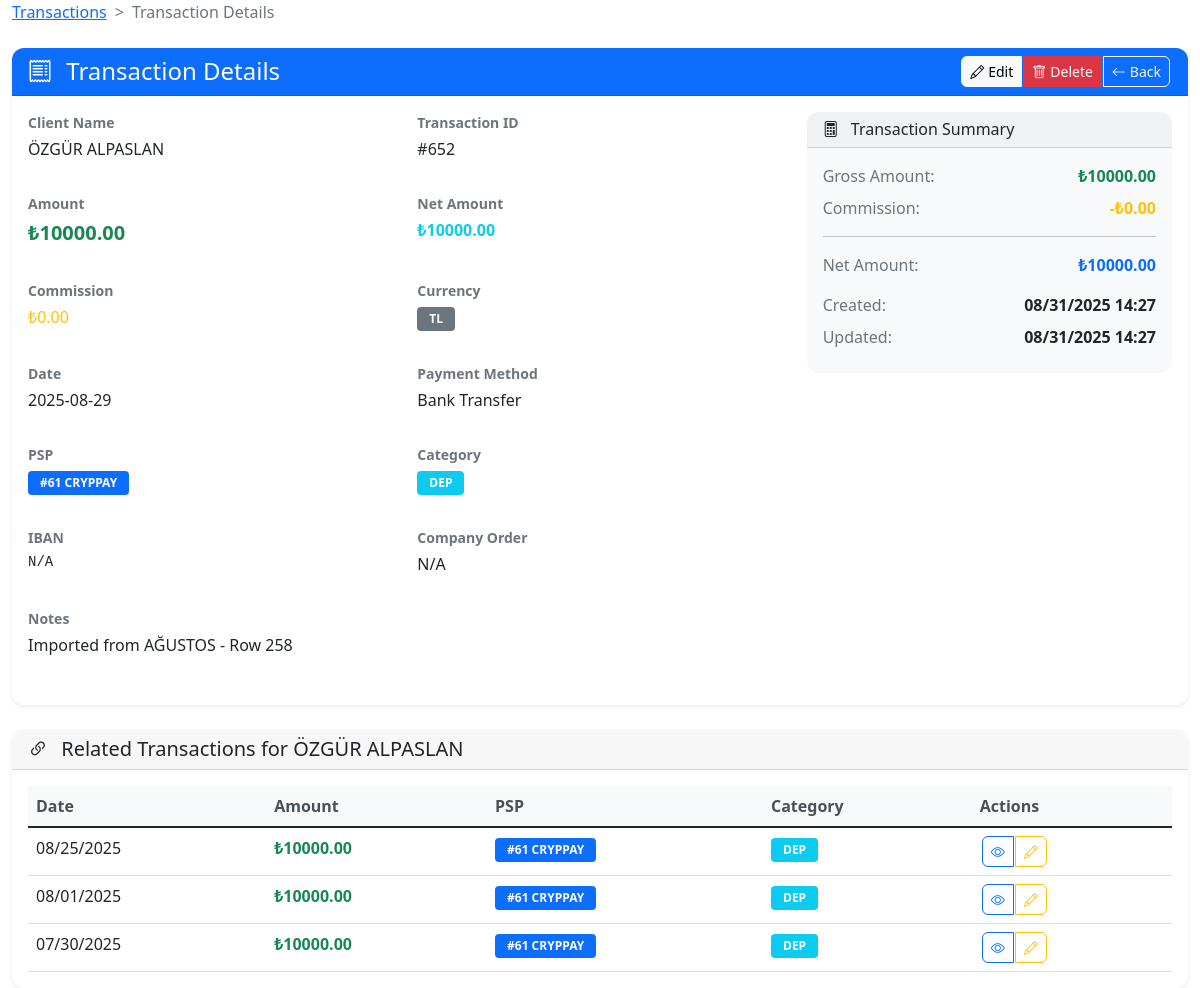
Page /view/652 (signed in) on the committed database.
### app/models/transaction.py (models this page shows, shortened)
class Transaction(db.Model):
    __tablename__ = 'transaction'  # Keep original name to match database
    id = db.Column(db.Integer, primary_key=True)
    client_name = db.Column(db.String(100), nullable=False)
    company = db.Column(db.String(100))
    payment_method = db.Column(db.String(50))
    date = db.Column(db.Date, nullable=False)
    category = db.Column(db.String(50))
    amount = db.Column(db.Numeric(15, 2), nullable=False)
    commission = db.Column(db.Numeric(15, 2), default=0.0)
    net_amount = db.Column(db.Numeric(15, 2), nullable=False)
    currency = db.Column(db.String(10), default='TL')
    psp = db.Column(db.String(50))
    notes = db.Column(db.Text)
    amount_try = db.Column(db.Numeric(15, 2), nullable=True)
    commission_try = db.Column(db.Numeric(15, 2), nullable=True)
    net_amount_try = db.Column(db.Numeric(15, 2), nullable=True)
    exchange_rate = db.Column(db.Numeric(10, 4), nullable=True)
    created_at = db.Column(db.DateTime, default=lambda: datetime.now(timezone.utc))
    updated_at = db.Column(db.DateTime, default=lambda: datetime.now(timezone.utc), onupdate=lambda: datetime.now(timezone.utc))
    created_by = db.Column(db.Integer, db.ForeignKey('user.id'))
    __table_args__ = (
        db.Index('idx_transaction_date', 'date'),
        db.Index('idx_transaction_client', 'client_name'),
        db.Index('idx_transaction_company', 'company'),
        db.Index('idx_transaction_psp', 'psp'),
        db.Index('idx_transaction_category', 'category'),
        db.Index('idx_transaction_currency', 'currency'),
        db.Index('idx_transaction_created_at', 'created_at'),
        db.Index('idx_transaction_created_by', 'created_by'),
        db.Index('idx_transaction_date_psp', 'date', 'psp'),
        db.Index('idx_transaction_date_category', 'date', 'category'),
        db.Index('idx_transaction_date_currency', 'date', 'currency'),
        db.Index('idx_transaction_psp_category', 'psp', 'category'),
        db.Index('idx_transaction_created_by_date', 'created_by', 'date'),
        db.Index('idx_transaction_date_psp_category', 'date', 'psp', 'category'),
        db.Index('idx_transaction_date_currency_psp', 'date', 'currency', 'psp'),
    )
    user = db.relationship('User', backref=db.backref('transactions', lazy=True))

### app/routes/transactions.py (the view)
@transactions_bp.route('/view/<int:transaction_id>')
@login_required
def view_transaction(transaction_id):
    transaction = Transaction.query.get_or_404(transaction_id)
    related_transactions = Transaction.query.filter_by(
        client_name=transaction.client_name
    ).filter(
        Transaction.id != transaction_id
    ).order_by(desc(Transaction.date)).limit(5).all()
    return render_template('view_transaction.html',
                         transaction=transaction,
                         related_transactions=related_transactions)

### app/__init__.py (called while the page is built)
    def get_stats(self):
        total = self._stats['hits'] + self._stats['misses']
        hit_rate = (self._stats['hits'] / total * 100) if total > 0 else 0
        return {
            'hits': self._stats['hits'],
            'misses': self._stats['misses'],
            'sets': self._stats['sets'],
            'deletes': self._stats['deletes'],
            'total_requests': self._stats['total_requests'],
            'hit_rate': round(hit_rate, 2),
            'cache_size': len(self._cache),
            'max_size': self._max_size
        }

### app/services/background_service.py (called while the page is built)
    def is_connected(self) -> bool:
        return self.connected and self.celery is not None

### app/services/csrf_fix_service.py (called while the page is built)
def get_csrf_token():
    return csrf_fix_service.get_csrf_token_for_template()

    def _ensure_session_initialized(self):
        try:
            if has_request_context():
                if 'csrf_token' not in session:
                    session['csrf_token'] = None
                    session.modified = True
                    logger.debug("Session initialized for CSRF")
                if not session.modified:
                    session.modified = True
                session.permanent = True
                session.modified = True
        except Exception as e:
            logger.error(f"Failed to initialize session for CSRF: {str(e)}")

    def get_csrf_token_for_template(self) -> str:
        return self.generate_safe_csrf_token()

### app/services/enhanced_database_monitor.py (called while the page is built)
    def add_query(self, query: str, params: tuple, duration: float,
                  stack_trace: str = None, error: Exception = None):
        query_info = {
            'timestamp': datetime.now(timezone.utc),
            'query': query,
            'params': params,
            'duration': duration,
            'stack_trace': stack_trace,
            'error': str(error) if error else None,
            'error_type': type(error).__name__ if error else None
        }
        with self.lock:
            self.queries.append(query_info)
            self.query_stats[query] += 1
            self.total_execution_time += duration
            if duration > self.slow_query_threshold:
                self.slow_queries.append(query_info)

### app/services/redis_service.py (called while the page is built, shortened)
    def is_connected(self) -> bool:
        if not self.connected or not self.redis_client:
            return False

### app/utils/enhanced_logger.py (called while the page is built)
def get_enhanced_logger(name: str = "PipLinePro") -> EnhancedLogger:
    global _enhanced_logger
    if _enhanced_logger is None:
        _enhanced_logger = EnhancedLogger(name)
    return _enhanced_logger

### templates/view_transaction.html (shortened to what this page needs)
<!DOCTYPE html>
<html>
<head>
    <link href="https://cdn.jsdelivr.net/npm/bootstrap@5.1.3/dist/css/bootstrap.min.css" rel="stylesheet">
    <link href="https://cdn.jsdelivr.net/npm/bootstrap-icons@1.7.2/font/bootstrap-icons.css" rel="stylesheet">
</head>
<body>
<div class="container-fluid">
  <div class="row">
    <div class="col-12">
      <nav aria-label="breadcrumb" class="mb-4">
        <ol class="breadcrumb">
          <li class="breadcrumb-item"><a href="{{ url_for('transactions.clients') }}">Transactions</a></li>
          <li class="breadcrumb-item active" aria-current="page">Transaction Details</li>
        </ol>
      </nav>
      <div class="card shadow-sm">
        <div class="card-header bg-primary text-white">
          <div class="d-flex justify-content-between align-items-center">
            <h4 class="mb-0">
              <i class="bi bi-receipt me-2"></i>
              Transaction Details
            </h4>
            <div class="btn-group">
              <a href="{{ url_for('transactions.edit_transaction', id=transaction.id) }}"
                 class="btn btn-light btn-sm">
                <i class="bi bi-pencil me-1"></i>Edit
              </a>
              <button type="button" class="btn btn-danger btn-sm" onclick="deleteTransaction();">
                <i class="bi bi-trash me-1"></i>Delete
              </button>
              <a href="{{ url_for('transactions.clients') }}"
                 class="btn btn-outline-light btn-sm">
                <i class="bi bi-arrow-left me-1"></i>Back
              </a>
            </div>
          </div>
        </div>
        <div class="card-body">
          <div class="row">
            <div class="col-lg-8">
              <div class="row">
                <div class="col-md-6 mb-3">
                  <div class="detail-group">
                    <label class="detail-label">Client Name</label>
                    <div class="detail-value">{{ transaction.client_name }}</div>
                  </div>
                </div>
                <div class="col-md-6 mb-3">
                  <div class="detail-group">
                    <label class="detail-label">Transaction ID</label>
                    <div class="detail-value">#{{ transaction.id }}</div>
                  </div>
                </div>
                <div class="col-md-6 mb-3">
                  <div class="detail-group">
                    <label class="detail-label">Amount</label>
                    <div class="detail-value text-success fw-bold fs-5">
                      ₺{{ transaction.amount }}
                    </div>
                  </div>
                </div>
                <div class="col-md-6 mb-3">
                  <div class="detail-group">
                    <label class="detail-label">Net Amount</label>
                    <div class="detail-value text-info fw-bold">
                      ₺{{ transaction.net_amount }}
                    </div>
                  </div>
                </div>
                <div class="col-md-6 mb-3">
                  <div class="detail-group">
                    <label class="detail-label">Commission</label>
                    <div class="detail-value text-warning">
                      ₺{{ transaction.commission }}
                    </div>
                  </div>
                </div>
                <div class="col-md-6 mb-3">
                  <div class="detail-group">
                    <label class="detail-label">Currency</label>
                    <div class="detail-value">
                      <span class="badge bg-secondary">{{ transaction.currency }}</span>
                    </div>
                  </div>
                </div>
                <div class="col-md-6 mb-3">
                  <div class="detail-group">
                    <label class="detail-label">Date</label>
                    <div class="detail-value">{{ transaction.date }}</div>
                  </div>
                </div>
                <div class="col-md-6 mb-3">
                  <div class="detail-group">
                    <label class="detail-label">Payment Method</label>
                    <div class="detail-value">{{ transaction.payment_method or 'N/A' }}</div>
                  </div>
                </div>
                <div class="col-md-6 mb-3">
                  <div class="detail-group">
                    <label class="detail-label">PSP</label>
                    <div class="detail-value">
                      <span class="badge bg-primary">{{ transaction.psp or 'N/A' }}</span>
                    </div>
                  </div>
                </div>
                <div class="col-md-6 mb-3">
                  <div class="detail-group">
                    <label class="detail-label">Category</label>
                    <div class="detail-value">
                      <span class="badge bg-info">{{ transaction.category or 'N/A' }}</span>
                    </div>
                  </div>
                </div>
                <div class="col-md-6 mb-3">
                  <div class="detail-group">
                    <label class="detail-label">IBAN</label>
                    <div class="detail-value font-monospace">{{ transaction.iban or 'N/A' }}</div>
                  </div>
                </div>
                <div class="col-md-6 mb-3">
                  <div class="detail-group">
                    <label class="detail-label">Company Order</label>
                    <div class="detail-value">{{ transaction.company_order or 'N/A' }}</div>
                  </div>
                </div>
                {% if transaction.notes %}
                <div class="col-12 mb-3">
                  <div class="detail-group">
                    <label class="detail-label">Notes</label>
                    <div class="detail-value">{{ transaction.notes }}</div>
                  </div>
                </div>
                {% endif %}
              </div>
            </div>
            <div class="col-lg-4">
              <div class="card bg-light">
                <div class="card-header">
                  <h6 class="mb-0">
                    <i class="bi bi-calculator me-2"></i>
                    Transaction Summary
                  </h6>
                </div>
                <div class="card-body">
                  <div class="summary-item">
                    <span class="summary-label">Gross Amount:</span>
                    <span class="summary-value text-success">₺{{ "{:.2f}".format(transaction.amount) }}</span>
                  </div>
                  <div class="summary-item">
                    <span class="summary-label">Commission:</span>
                    <span class="summary-value text-warning">-₺{{ "{:.2f}".format(transaction.commission) }}</span>
                  </div>
                  <hr>
                  <div class="summary-item fw-bold">
                    <span class="summary-label">Net Amount:</span>
                    <span class="summary-value text-primary">₺{{ "{:.2f}".format(transaction.net_amount) }}</span>
                  </div>
                  <div class="mt-3">
                    <div class="summary-item">
                      <span class="summary-label">Created:</span>
                      <span class="summary-value">{{ transaction.created_at.strftime('%m/%d/%Y %H:%M') if transaction.created_at else 'N/A' }}</span>
                    </div>
                    {% if transaction.updated_at and transaction.updated_at != transaction.created_at %}
                    <div class="summary-item">
                      <span class="summary-label">Updated:</span>
                      <span class="summary-value">{{ transaction.updated_at.strftime('%m/%d/%Y %H:%M') }}</span>
                    </div>
                    {% endif %}
                  </div>
                </div>
              </div>
            </div>
          </div>
        </div>
      </div>
      {% if related_transactions %}
      <div class="card mt-4 shadow-sm">
        <div class="card-header">
          <h5 class="mb-0">
            <i class="bi bi-link-45deg me-2"></i>
            Related Transactions for {{ transaction.client_name }}
          </h5>
        </div>
        <div class="card-body">
          <div class="table-responsive">
            <table class="table table-hover">
              <thead class="table-light">
                <tr>
                  <th>Date</th>
                  <th>Amount</th>
                  <th>PSP</th>
                  <th>Category</th>
                  <th>Actions</th>
                </tr>
              </thead>
              <tbody>
                {% for related in related_transactions %}
                <tr>
                  <td>{{ related.date.strftime('%m/%d/%Y') }}</td>
                  <td class="text-success fw-bold">₺{{ "{:.2f}".format(related.amount) }}</td>
                  <td><span class="badge bg-primary">{{ related.psp or 'N/A' }}</span></td>
                  <td><span class="badge bg-info">{{ related.category or 'N/A' }}</span></td>
                  <td>
                    <div class="btn-group btn-group-sm">
                      <a href="{{ url_for('transactions.view_transaction', transaction_id=related.id) }}"
                         class="btn btn-outline-primary">
                        <i class="bi bi-eye"></i>
                      </a>
                      <a href="{{ url_for('transactions.edit_transaction', id=related.id) }}"
                         class="btn btn-outline-warning">
                        <i class="bi bi-pencil"></i>
                      </a>
                    </div>
                  </td>
                </tr>
                {% endfor %}
              </tbody>
            </table>
          </div>
        </div>
      </div>
      {% endif %}
    </div>
  </div>
</div>
</body>
</html>

### templates/view_transaction.html (style rules this page uses)
.detail-group { margin-bottom: 1rem; }
.detail-label { font-weight: 600; color: #6c757d; font-size: 0.875rem; margin-bottom: 0.25rem; display: block; }
.detail-value { font-size: 1rem; color: #212529; word-break: break-word; }
.summary-item { display: flex; justify-content: space-between; align-items: center; margin-bottom: 0.5rem; }
.summary-label { font-weight: 500; color: #6c757d; }
.summary-value { font-weight: 600; }
.font-monospace { font-family: 'Courier New', monospace; font-size: 0.875rem; }
.breadcrumb { background: transparent; padding: 0; margin: 0; }
.breadcrumb-item + .breadcrumb-item::before { content: ">"; color: #6c757d; }
.card { border: none; border-radius: 12px; }
.card-header { border-bottom: 1px solid rgba(0,0,0,.125); border-radius: 12px 12px 0 0 !important; }
.btn-group .btn { border-radius: 6px; margin: 0 2px; }
.table { margin-bottom: 0; }
.table th { border-top: none; font-weight: 600; color: #495057; }
.badge { font-size: 0.75rem; padding: 0.375rem 0.75rem; }

### rows in the picture
Transaction: amount "10000.00", commission "0.00", net_amount "10000.00"
Transaction: date "08/25/2025", amount "10000.00", psp "#61 CRYPPAY", category "DEP"
Transaction: date "08/01/2025", amount "10000.00", psp "#61 CRYPPAY", category "DEP"
Transaction: date "07/30/2025", amount "10000.00", psp "#61 CRYPPAY", category "DEP"

### other values in the picture
{{ transaction.iban or 'N/A' }} "N/A"
{{ transaction.company_order or 'N/A' }} "N/A"
